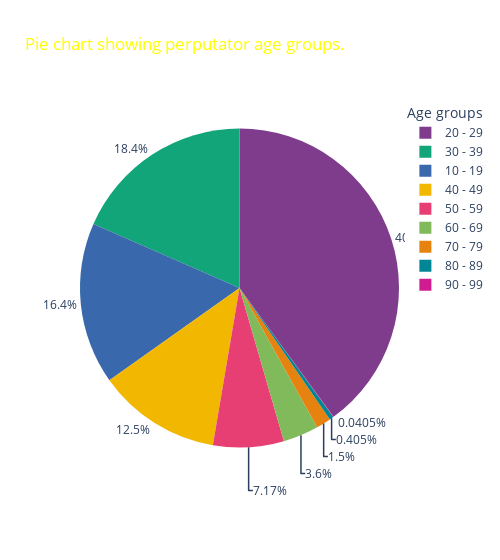

Notebook code for this chart:
### Code cell
fig_pie3 = px.pie(age_p, values = 'Total number', names='norm_age',
                     title = '<span style="color:yellow">Pie chart showing perputator age groups.</span>',width= 500,color_discrete_sequence=px.colors.qualitative.Bold)
fig_pie3.update_traces(textposition = "outside", hoverinfo = 'value')
fig_pie3.update_layout(legend_title = 'Age groups')
fig_pie3.show()

### Figure 1 — Plotly figure (JSON) as saved in the notebook; plotly's stock layout.template omitted (floating-point values rounded to 4 significant figures)
{"data": [{"domain": {"x": [0, 1], "y": [0, 1]}, "hoverinfo": "value", "hovertemplate": "AGE=%{label}<br>Total number=%{value}<extra></extra>", "labels": ["10 - 19", "20 - 29", "30 - 39", "40 - 49", "50 - 59", "60 - 69", "70 - 79", "80 - 89", "90 - 99"], "legendgroup": "", "name": "", "showlegend": true, "textposition": "outside", "type": "pie", "values": [405, 987, 455, 309, 177, 89, 37, 10, 1]}], "layout": {"legend": {"title": {"text": "Age groups"}, "tracegroupgap": 0}, "piecolorway": ["rgb(127, 60, 141)", "rgb(17, 165, 121)", "rgb(57, 105, 172)", "rgb(242, 183, 1)", "rgb(231, 63, 116)", "rgb(128, 186, 90)", "rgb(230, 131, 16)", "rgb(0, 134, 149)", "rgb(207, 28, 144)", "rgb(249, 123, 114)", "rgb(165, 170, 153)"], "title": {"text": "<span style=\"color:yellow\">Pie chart showing perputator age groups.</span>"}, "width": 500}}
